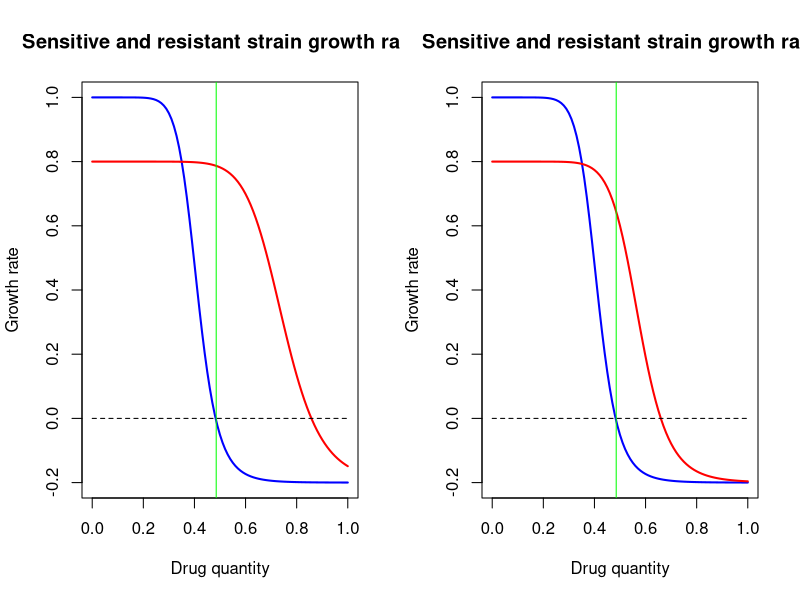
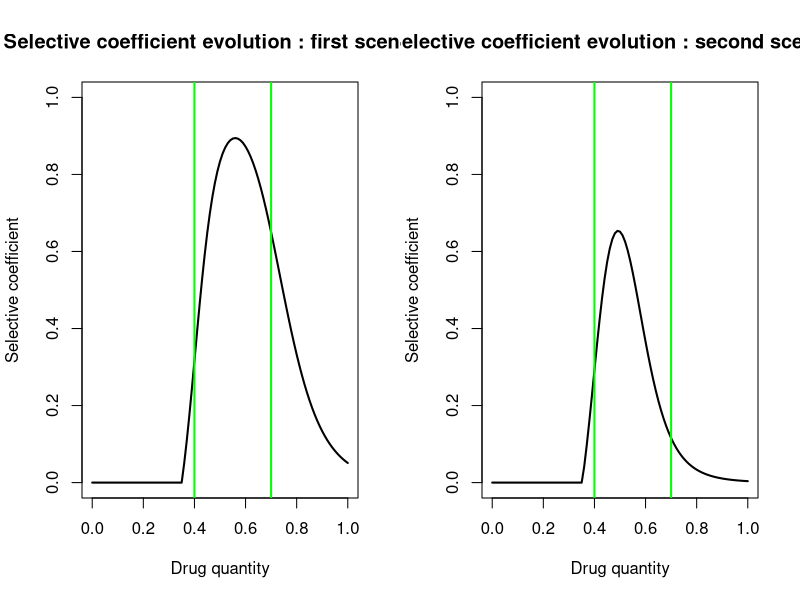
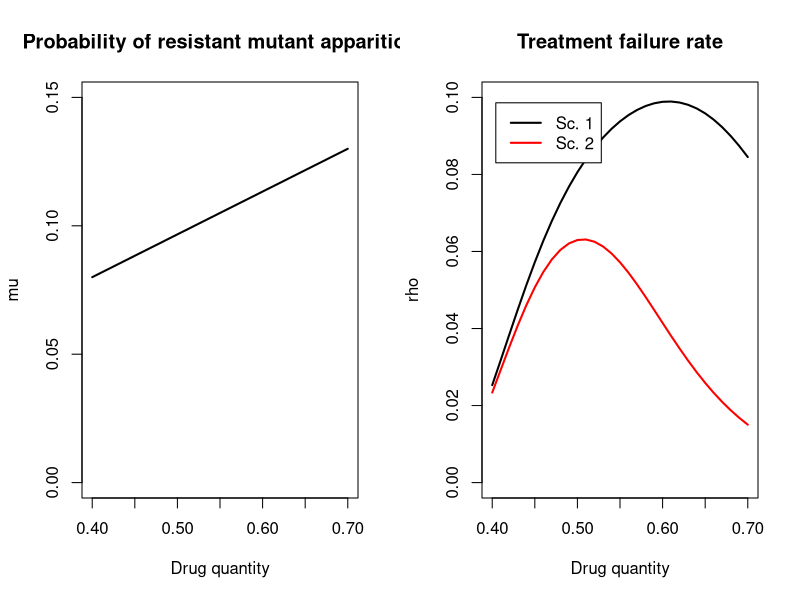
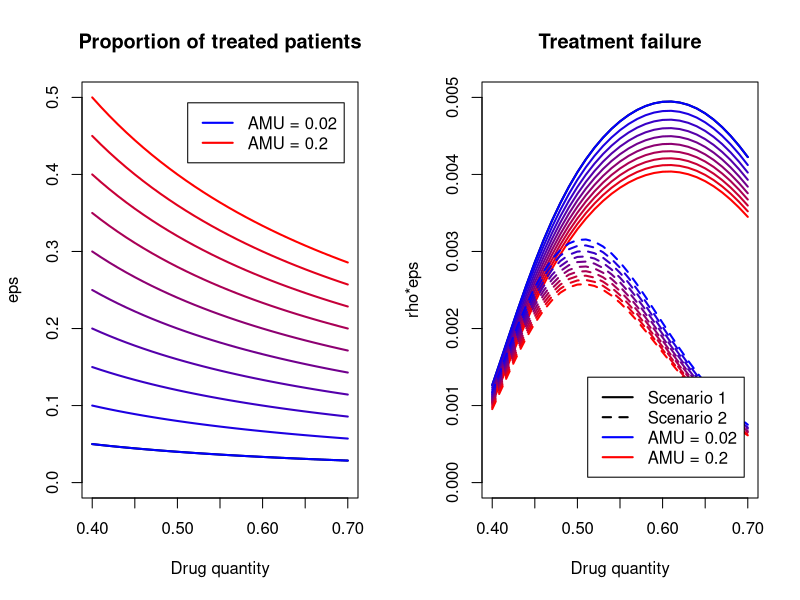
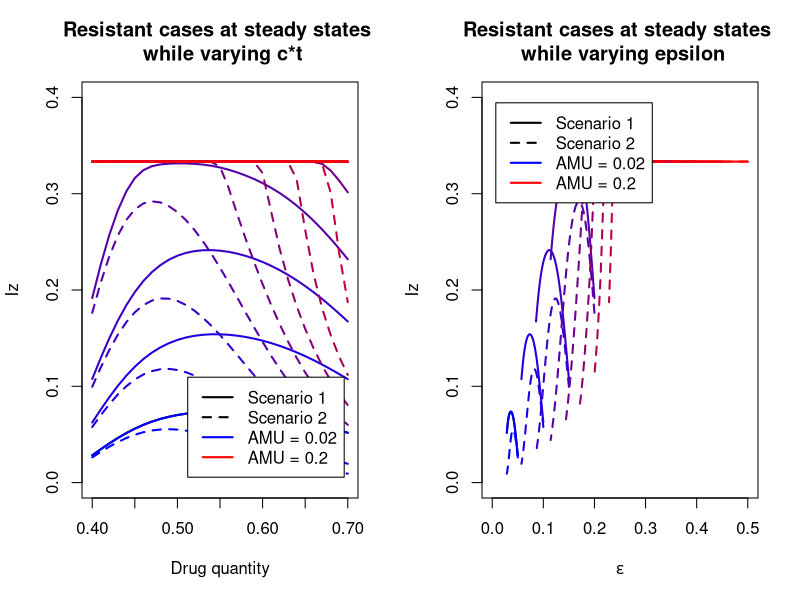
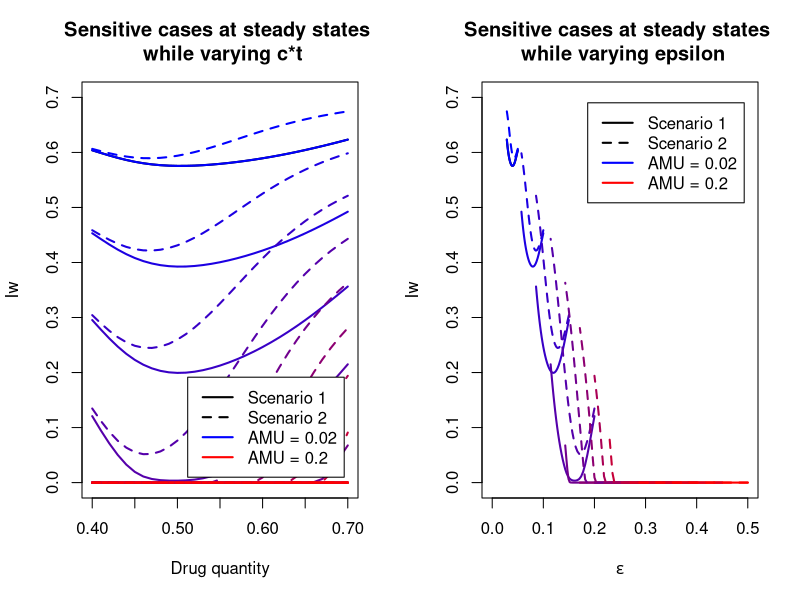
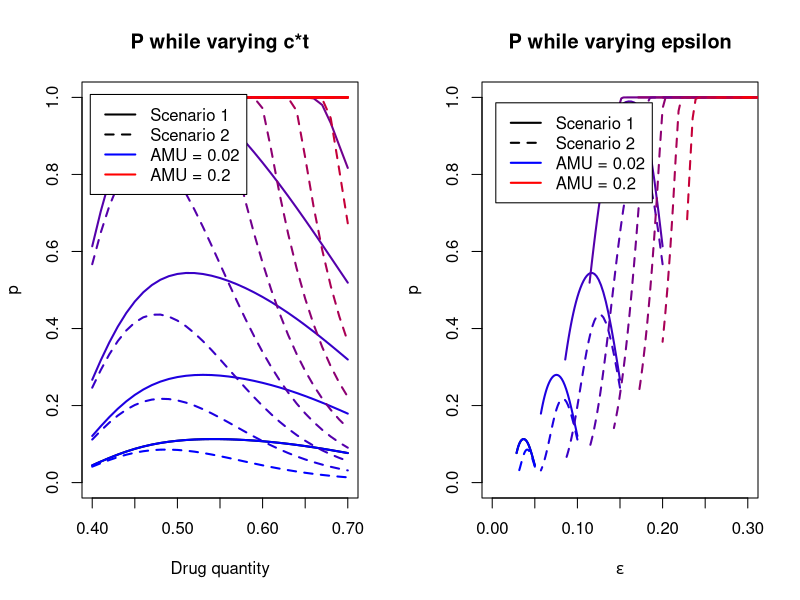
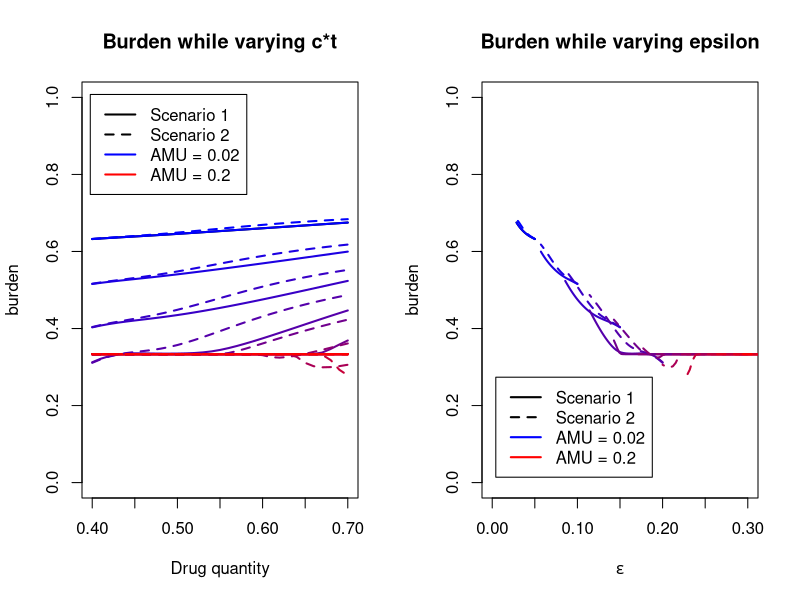

Write R code to recreate these figures, in order.
## ---- chunk 1
library(plyr)

#per capita maximum growth rate of sensitive bact
max_sens_gr <- 1 
max_sens_gr2 <- 1 
#per capita maximum growth rate of resistant bact
max_res_gr <- 0.8
max_res_gr2 <- 0.8
#per capita minimum growth rate of sensitive bact
min_sens_gr <- -0.2
min_sens_gr2 <- -0.2
#per capita minimum growth rate of res bact
min_res_gr <- -0.2
min_res_gr2 <- -0.2
#minimum inhibitory concentration of sen bact

mic_sens <- 0.35
mic_sens2 <- 0.35
#minimum inhibitory concentration of res bact

mic_res <- 0.65
mic_res2 <- 0.5
#slope for sens bact
kappa_sens <- 10
kappa_sens2 <- 10
#slope for res bact  

kappa_res <- 10
kappa_res2 <- 10

param_sens <- c(max_sens_gr, min_sens_gr, mic_sens, kappa_sens)
param_sens2 <- c(max_sens_gr2, min_sens_gr2, mic_sens2, kappa_sens2)

param_res <- c(max_res_gr, min_res_gr, mic_res, kappa_res)
param_res2 <- c(max_res_gr2, min_res_gr2, mic_res2, kappa_res2)

#mutant emergence probability : we consider that if the amount of applied atb increases, the probability of resistant mutant apparition increases linearly
max_mu <- 0.13
min_mu <- 0.08
max_dot <- 10
min_dot <- 1

#range of intervention - cl=lowest clinically effective dose, cu maximum tolerable dose (toxicity)
cl=0.40
cu=0.70
n_values=(cu-cl)*100+1

drug_quantities <- seq(cl, cu, length.out = n_values )

AMU = c(0.02, 0.04, 0.06, 0.08, 0.10, 0.12, 0.14, 0.16, 0.18, 0.2)

prop_treated <- do.call(cbind, lapply(AMU, function (x) x/drug_quantities))

eps_max <- max(prop_treated)

#selection of corresponding borders in sel_coef vector

lowbound=cl*100+1
highbound=cu*100+1



x <- seq(0,1,by=0.01)
zoom <- 1
## ---- chunk 2



growth = function(x, maxv, minv, micv, slopev) {
  y <- maxv - ((maxv - minv)*(x/micv)^slopev)/((x/micv)^slopev - maxv/minv)
  return(y)
}



colglob <- colorRampPalette(c("blue", "red"))

colforcol <- colglob(length(AMU))


linfun <- function(x, t, ltype){
  lines(t, unlist(x), lty=ltype, lwd=2, col=colforcol[as.numeric(parent.frame()$i)])
}

## ---- chunk 3


gr_sens <- lapply(x, growth, max_sens_gr, min_sens_gr, mic_sens, kappa_sens)

gr_res <- lapply(x, growth, max_res_gr, min_res_gr, mic_res, kappa_res)

gr_sens2 <- lapply(x, growth, max_sens_gr2, min_sens_gr2, mic_sens2, kappa_sens2)

gr_res2 <- lapply(x, growth, max_res_gr2, min_res_gr2, mic_res2, kappa_res2)

MIC <- sum(gr_sens>0)/length(gr_sens)
MICres <- sum(gr_res>0)/length(gr_res)
MICres2 <- sum(gr_res2>0)/length(gr_res2)
## ---- chunk 4
par(mfrow=c(1,2))

plot(x, gr_sens, main="Sensitive and resistant strain growth rate", xlab="Drug quantity", ylab="Growth rate", ylim=c(-0.2,1), lwd=2, type="l", col='blue')

lines(x, gr_res, type='l', col='red', lwd=2)

lines(x, rep(0, length(x)), type='l', col='black', lwd=1, lty=2)
abline(v=MIC, col='green')


plot(x, gr_sens2, main="Sensitive and resistant strain growth rate", xlab="Drug quantity", ylab="Growth rate", ylim=c(-0.2,1), lwd=2, type="l", col='blue')

lines(x, gr_res2, type='l', col='red', lwd=2)

lines(x, rep(0, length(x)), type='l', col='black', lwd=1, lty=2)
abline(v=MIC, col='green')

## ---- chunk 5
gr_sens <- unlist(gr_sens)
gr_sens2 <- unlist(gr_sens2)
gr_res <- unlist(gr_res)
gr_res2 <- unlist(gr_res2)

sel_coef <- gr_res - gr_sens
sel_coef2 <- gr_res2 - gr_sens2

sel_coef[which(sel_coef<0)] <- 0
sel_coef2[which(sel_coef2<0)] <- 0


minSC <- sum(sel_coef==0)/length(sel_coef)

plot(x, sel_coef, main="Selective coefficient evolution : first scenario", xlab="Drug quantity", ylab="Selective coefficient", ylim=c(0,1), lwd=2, type="l", col='black')
abline(v=cl, col='green', lw=2)
abline(v=cu, col='green', lw=2)

plot(x, sel_coef2, main="Selective coefficient evolution : second scenario", xlab="Drug quantity", ylab="Selective coefficient", ylim=c(0,1), lwd=2, type="l", col='black')
abline(v=cl, col='green', lw=2)
abline(v=cu, col='green', lw=2)
## ---- chunk 6
mu_prob <- seq(min_mu, max_mu, length.out = n_values)
doses <- seq(cl, cu, length.out = n_values)

plot(doses, mu_prob, main="Probability of resistant mutant apparition", xlab="Drug quantity", ylab="mu", ylim=c(0,0.15), lwd=2, type="l", col='black')

## ---- chunk 7
sel_sel_coef <- sel_coef[lowbound:highbound]
sel_sel_coef2 <- sel_coef2[lowbound:highbound]

rho1 <- sel_sel_coef*mu_prob
rho2 <- sel_sel_coef2*mu_prob

plot(doses, rho1, main="Treatment failure rate", xlab="Drug quantity", ylab="rho", lwd=2, type="l", col='black', ylim=c(0, 0.10))

lines(doses, rho2, type='l', col='red', lwd=2)

legend("topleft" , inset=.05, c("Sc. 1", "Sc. 2"), lty=c(1,1), lwd=c(2,2), col=c("black", "red"))

## ---- chunk 8



plot(doses, prop_treated[,1], main="Proportion of treated patients", xlab="Drug quantity", ylab="eps", ylim=c(0 , eps_max), lwd=2, type="l", col='black')

capture.output(apply(prop_treated, 2, linfun, doses, 1), file='NUL')

tag_min <- paste('AMU =', AMU[1])
tag_max <- paste('AMU =', AMU[length(AMU)])

legend("topright" , inset=.05, c(tag_min, tag_max), lty=c(1,1), lwd=c(2,2), col=c("blue", "red"))

## ---- chunk 9


treat_fail <- do.call(cbind, lapply(prop_treated, function (x) x*rho1))
treat_fail2 <- do.call(cbind, lapply(prop_treated, function (x) x*rho2))

plot(doses, treat_fail[,1], main="Treatment failure", xlab="Drug quantity", ylab="rho*eps", lwd=2, type="l", col='black', ylim=c(0, 0.005))

capture.output(apply(treat_fail, 2, linfun, doses, 1), file='NUL')
capture.output(apply(treat_fail2, 2, linfun, doses, 2), file='NUL')

legend("bottomright" , inset=.05, c('Scenario 1', 'Scenario 2', tag_min, tag_max), lty=c(1,2,1,1), lwd=c(2,2,2,2), col=c("black", "black", "blue", "red"))


## ---- chunk 10

library(deSolve)


options("scipen" = 10)

# initial state:
N <- 1
prop <- 0.01 #initial value of Iw and Iz

# time:
a <- 4000 #time span
m <- 1 #time step

# parameters
pbeta_w <- 0.04 #transmission parameter of Iw
pbeta_z <- 0.015 #transmission parameter of Iz

pgammaa <- 0.01 #innate recovery rate
pgamma_tilt <- 0.1 #recovery rate of Iw when treated by antibiotics



## ---- chunk 11

varying_par <- cbind(prop_treated, rho1)

varying_par2 <- cbind(prop_treated, rho2)


parameters <- c(beta_w=pbeta_w, beta_z=pbeta_z, gamma=pgammaa, gamma_prim=pgamma_tilt, eps=0, rho=0)

state <- c(S=1-2*prop, Iw=prop, Iz=prop, new_Iz=0, new_Iw=0)

times=seq(0, a, by=m)

SIS=function(times, state, parameters){
  with(as.list(c(state,parameters)),
       {dS = - beta_w*Iw*S - beta_z*Iz*S + gamma*(1-eps)*Iw + gamma_prim*eps*Iw + gamma*Iz
        dIw = beta_w*Iw*S + (1-eps)*beta_w*Iw*Iz - eps*beta_z*Iz*Iw - rho*eps*Iw - gamma*(1-eps)*Iw - gamma_prim*eps*Iw
        dIz = beta_z*Iz*S + eps*beta_z*Iz*Iw + rho*eps*Iw - (1-eps)*beta_w*Iw*Iz - gamma*Iz
        dnewIw = beta_w*Iw*S
        dnewIz = beta_z*Iz*S
        list(c(dS, dIw, dIz, dnewIw, dnewIz))
       })
}

calc_fun = function(x) {
  parameters[5] <- x[1]
  parameters[6] <- x[2]
  out=as.data.frame(
  ode(y=state, times=times, func=SIS, parms=parameters))
  return(out)
}



## ---- chunk 12
out_sc1 <- do.call(cbind, apply(cbind(varying_par[,1], varying_par[,ncol(varying_par)]), 1 , calc_fun))


for (i in 2:(ncol(varying_par)-1)) {
  out <- do.call(cbind, apply(cbind(varying_par[,i], varying_par[,ncol(varying_par)]), 1 , calc_fun))
  out_sc1 <- cbind(out_sc1, out)
}


out_sc2 <- do.call(cbind, apply(cbind(varying_par2[,1], varying_par2[,ncol(varying_par2)]), 1 , calc_fun))

for (i in 2:(ncol(varying_par2)-1)) {
  out2 <- do.call(cbind, apply(cbind(varying_par2[,i], varying_par2[,ncol(varying_par2)]), 1 , calc_fun))
  out_sc2 <- cbind(out_sc2, out2)
}

## ---- chunk 13

niz <- seq(4, ncol(out_sc1), by=6)
niw <- seq(3, ncol(out_sc1), by=6)
inciw <- seq(5, ncol(out_sc1), by=6)
inciz <- seq(6, ncol(out_sc1), by=6)

iz_steady <- out_sc1[nrow(out_sc1),niz]
iz_steady2 <- out_sc2[nrow(out_sc2),niz]

iw_steady <- out_sc1[nrow(out_sc1),niw]
iw_steady2 <- out_sc2[nrow(out_sc2),niw]

inciw_steady <- out_sc1[,inciw]
inciw_steady2 <- out_sc2[,inciw]

inciz_steady <- out_sc1[,inciz]
inciz_steady2 <- out_sc2[,inciz]


## ---- chunk 14
incid = function(x, zoom) {
  der <- rep(0, length(x))
  for (i in 2:length(x)) {
    der[i] <- x[i]-x[i-1]
  }
  return(der)
}

NewIz <- apply(inciz_steady, 2, incid, zoom)
NewIz2 <- apply(inciz_steady2, 2, incid, zoom)

NewIw <- apply(inciw_steady, 2, incid, zoom)
NewIw2 <- apply(inciw_steady2, 2, incid, zoom)

newiz_ss <- NewIz[nrow(NewIz),]
newiz_ss2 <- NewIz2[nrow(NewIz2),]

newiw_ss <- NewIw[nrow(NewIw),]
newiw_ss2 <- NewIw2[nrow(NewIw2),]
## ---- chunk 15
iz_steady <- matrix(unlist(iz_steady), nrow=length(doses))
iz_steady2 <- matrix(unlist(iz_steady2), nrow=length(doses))

iw_steady <- matrix(unlist(iw_steady), nrow=length(doses))
iw_steady2 <- matrix(unlist(iw_steady2), nrow=length(doses))

newiz_ss <- matrix(unlist(newiz_ss), nrow=length(doses))
newiz_ss2 <- matrix(unlist(newiz_ss2), nrow=length(doses))

newiw_ss <- matrix(unlist(newiw_ss), nrow=length(doses))
newiw_ss2 <- matrix(unlist(newiw_ss2), nrow=length(doses))

p <- iz_steady/(iw_steady+iz_steady)
p2 <- iz_steady2/(iw_steady2+iz_steady2)

p_incid <- newiz_ss/(newiz_ss+newiw_ss)
p_incid2 <- newiz_ss2/(newiz_ss2+newiw_ss2)


burden <- iz_steady+iw_steady
burden2 <- iz_steady2+iw_steady2
## ---- chunk 16
plot(doses, iz_steady[,1], main="Resistant cases at steady states \n while varying c*t", xlab="Drug quantity", ylab="Iz", ylim=c(0,0.40), lwd=2, lty=1, type="l", col='black')

capture.output(apply(iz_steady, 2, linfun, doses, 1), file='NUL')
capture.output(apply(iz_steady2, 2, linfun, doses, 2), file='NUL')

legend("bottomright" , inset=.05, c('Scenario 1', 'Scenario 2', tag_min, tag_max), lty=c(1,2,1,1), lwd=c(2,2,2,2), col=c("black", "black", "blue", "red"))


plot(prop_treated[,1], iz_steady[,1], main="Resistant cases at steady states \n while varying epsilon", xlab=expression(epsilon), ylab="Iz", ylim=c(0,0.40), xlim=c(0,eps_max), lwd=2, type="l", col='black')

for (i in 1:ncol(prop_treated)) {
  lines(prop_treated[,i], iz_steady[,i], col=colforcol[i], lty=1, lwd=2)
}
for (i in 1:ncol(prop_treated)) {
  lines(prop_treated[,i], iz_steady2[,i], col=colforcol[i], lty=2, lwd=2)
}

legend("topleft" , inset=.05, c('Scenario 1', 'Scenario 2', tag_min, tag_max), lty=c(1,2,1,1), lwd=c(2,2,2,2), col=c("black", "black", "blue", "red"))

## ---- chunk 17
plot(doses, iw_steady[,1], main="Sensitive cases at steady states \n while varying c*t", xlab="Drug quantity", ylab="Iw", ylim=c(0,0.70), lwd=2, lty=1, type="l", col='black')

capture.output(apply(iw_steady, 2, linfun, doses, 1), file='NUL')
capture.output(apply(iw_steady2, 2, linfun, doses, 2), file='NUL')

legend("bottomright" , inset=.05, c('Scenario 1', 'Scenario 2', tag_min, tag_max), lty=c(1,2,1,1), lwd=c(2,2,2,2), col=c("black", "black", "blue", "red"))


plot(prop_treated[,1], iw_steady[,1], main="Sensitive cases at steady states \n while varying epsilon", xlab=expression(epsilon), ylab="Iw", ylim=c(0,0.70), xlim=c(0,eps_max), lwd=2, type="l", col='black')

for (i in 1:ncol(prop_treated)) {
  lines(prop_treated[,i], iw_steady[,i], col=colforcol[i], lty=1, lwd=2)
}
for (i in 1:ncol(prop_treated)) {
  lines(prop_treated[,i], iw_steady2[,i], col=colforcol[i], lty=2, lwd=2)
}

legend("topright" , inset=.05, c('Scenario 1', 'Scenario 2', tag_min, tag_max), lty=c(1,2,1,1), lwd=c(2,2,2,2), col=c("black", "black", "blue", "red"))

## ---- chunk 18
plot(doses, p[,1], main="P while varying c*t", xlab="Drug quantity", ylab="p", ylim=c(0,1), lwd=2, type="l", col='black')

capture.output(apply(p, 2, linfun, doses, 1), file='NUL')
capture.output(apply(p2, 2, linfun, doses, 2), file='NUL')

legend("topleft" , inset=.03, c('Scenario 1', 'Scenario 2', tag_min, tag_max), lty=c(1,2,1,1), lwd=c(2,2,2,2), col=c("black", "black", "blue", "red"))


plot(prop_treated[,1], p[,1], main="P while varying epsilon", xlab=expression(epsilon), ylab="p", ylim=c(0,1), xlim=c(0,0.3), lwd=2, type="l", col='black')

for (i in 1:ncol(prop_treated)) {
  lines(prop_treated[,i], p[,i], col=colforcol[i], lty=1, lwd=2)
}
for (i in 1:ncol(prop_treated)) {
  lines(prop_treated[,i], p2[,i], col=colforcol[i], lty=2, lwd=2)
}

legend("topleft" , inset=.05, c('Scenario 1', 'Scenario 2', tag_min, tag_max), lty=c(1,2,1,1), lwd=c(2,2,2,2), col=c("black", "black", "blue", "red"))

## ---- chunk 19
plot(doses, burden[,1], main="Burden while varying c*t", xlab="Drug quantity", ylab="burden", ylim=c(0,1), lwd=2, type="l", col='black')

capture.output(apply(burden, 2, linfun, doses, 1), file='NUL')
capture.output(apply(burden2, 2, linfun, doses, 2), file='NUL')

legend("topleft" , inset=.03, c('Scenario 1', 'Scenario 2', tag_min, tag_max), lty=c(1,2,1,1), lwd=c(2,2,2,2), col=c("black", "black", "blue", "red"))

plot(prop_treated[,1], burden[,1], main="Burden while varying epsilon", xlab=expression(epsilon), ylab="burden", ylim=c(0,1), xlim=c(0,0.3), lwd=2, type="l", col='black')

for (i in 1:ncol(prop_treated)) {
  lines(prop_treated[,i], burden[,i], col=colforcol[i], lty=1, lwd=2)
}
for (i in 1:ncol(prop_treated)) {
  lines(prop_treated[,i], burden2[,i], col=colforcol[i], lty=2, lwd=2)
}

legend("bottomleft" , inset=.05, c('Scenario 1', 'Scenario 2', tag_min, tag_max), lty=c(1,2,1,1), lwd=c(2,2,2,2), col=c("black", "black", "blue", "red"))

## ---- chunk 20
newcase <- newiw_ss+newiz_ss
newcase2 <- newiw_ss2+newiz_ss2


plot(doses, newcase[,1], main="Global incidence while varying c*t", xlab="Drug quantity", ylab="Incidence", ylim=c(0,0.01), lwd=2, type="l", col='black')

capture.output(apply(newcase, 2, linfun, doses, 1), file='NUL')
capture.output(apply(newcase2, 2, linfun, doses, 2), file='NUL')

legend("bottomleft" , inset=.05, c('Scenario 1', 'Scenario 2', tag_min, tag_max), lty=c(1,2,1,1), lwd=c(2,2,2,2), col=c("black", "black", "blue", "red"))



plot(prop_treated[,1], newcase[,1], main="Global incidence while varying epsilon", xlab=expression(epsilon), ylab="Incidence", ylim=c(0,0.01), xlim=c(0,eps_max), lwd=2, type="l", col='black')

for (i in 1:ncol(prop_treated)) {
  lines(prop_treated[,i], newcase[,i], col=colforcol[i], lty=1, lwd=2)
}
for (i in 1:ncol(prop_treated)) {
  lines(prop_treated[,i], newcase2[,i], col=colforcol[i], lty=2, lwd=2)
}

legend("bottomleft" , inset=.05, c('Scenario 1', 'Scenario 2', tag_min, tag_max), lty=c(1,2,1,1), lwd=c(2,2,2,2), col=c("black", "black", "blue", "red"))
